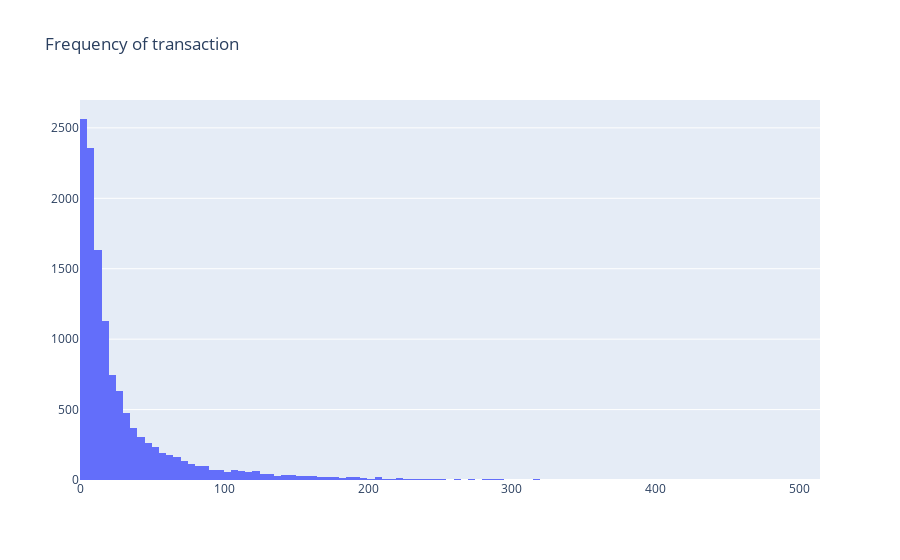

This figure's notebook cell:
### Code cell
plot_data = [
    go.Histogram(
        x=data_user.query('Frequency < 100000')['Frequency']
    )
]

plot_layout = go.Layout(
        title='Frequency of transaction'
    )
fig = go.Figure(data=plot_data, layout=plot_layout)
pyoff.iplot(fig)

### Figure 1 — Plotly figure (JSON) as saved in the notebook; plotly's stock layout.template omitted (floating-point values rounded to 4 significant figures; data arrays with more than 128 entries replaced by an {"elided": "..."} marker saying what was removed)
{"data": [{"type": "histogram", "x": {"elided": "12713 int values"}}], "layout": {"title": {"text": "Frequency of transaction"}}}
